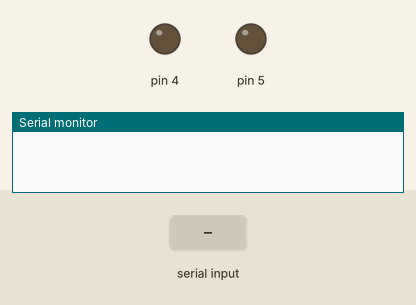
Recording of a sketch running on a simulated Arduino Uno, built with avr-gcc and run on an emulated ATmega328P. Parts: output pins drawn as LEDs (lit = HIGH), the last lines printed to the serial monitor. The inputs (shaded band) are chosen by the test bench.

Above: at 1.2 s.
1.3 s: "1" received over the second serial link
At 2.1 s:
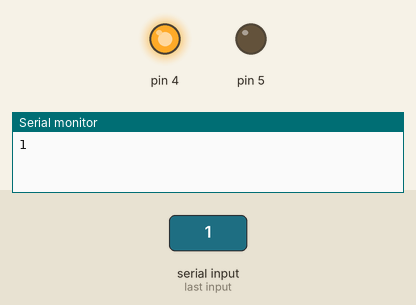
2.8 s: "0" received over the second serial link
At 3.3 s:
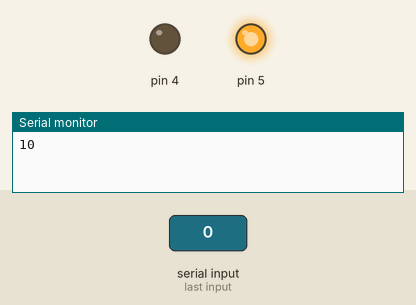
Timing chart, 0 to 5.8 s (numbered marks = the images above; inputs shaded):
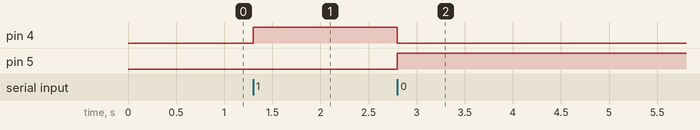

The sketch:

sketch_jul11a.ino
```cpp
#include<SoftwareSerial.h>
char data;
char main=' ';
int second_motor[]={3,6};
SoftwareSerial myserial(10,11);
void setup() {
  // put your setup code here, to run once:
myserial.begin(9600);
Serial.begin(9600);
pinMode(4,OUTPUT);
pinMode(5,OUTPUT);
}

void loop() {
  // put your main code here, to run repeatedly:
if (myserial.available())
{
  data=myserial.read();
 // main=myserial.read();
 Serial.print(data);
}
if (data=='1')
{
  digitalWrite(4,HIGH);
  digitalWrite(5,LOW);
}
else if (data=='0')
{
  digitalWrite(4,LOW);
  digitalWrite(5,HIGH);
}
}
```

Measured:
- after the input at 1.3 s, pin 4: LOW → HIGH at once
- after the input at 2.8 s, pin 4: HIGH → LOW at once; pin 5: LOW → HIGH at once
